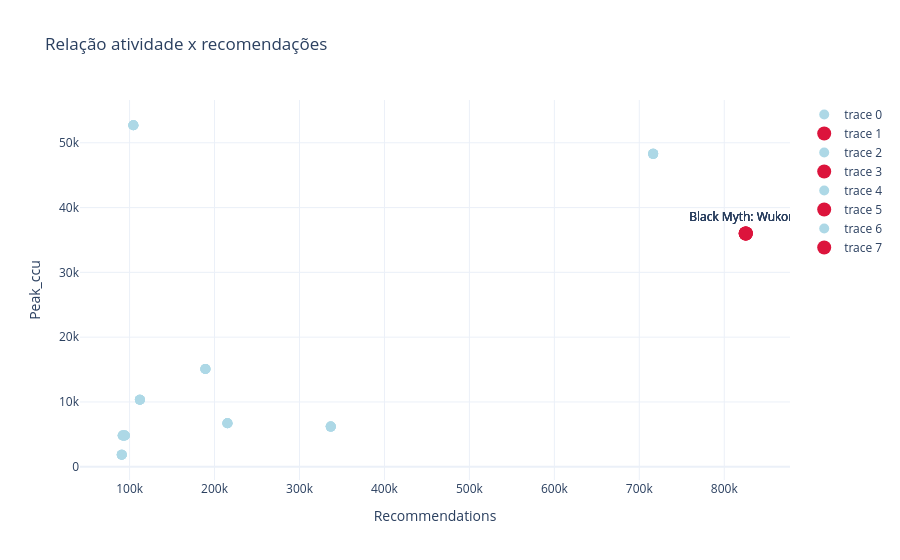

Here is the notebook cell this chart was saved with:
### Code cell
idx_to_compare = 0
fig = go.Figure()

fig.add_trace(go.Scatter(
    x=x,
    y=y,
    mode='markers',
    marker=dict(size=10, color='lightblue'),
    text=names
))

fig.add_trace(go.Scatter(
    x=[x[idx_to_compare]],
    y=[y[idx_to_compare]],
    mode='markers+text',
    marker=dict(size=14, color='crimson', symbol='circle'),
    textposition='top center',
    text=names[idx_to_compare]
))

fig.update_layout(
    title='Relação atividade x recomendações',
    xaxis_title='Recommendations',
    yaxis_title='Peak_ccu',
    template='plotly_white'
)

fig.show()

### Figure 1 — Plotly figure (JSON) as saved in the notebook; plotly's stock layout.template omitted (floating-point values rounded to 4 significant figures)
{"data": [{"marker": {"color": "lightblue", "size": 10}, "mode": "markers", "text": ["Black Myth: Wukong", "HELLDIVERS™ 2", "Dying Light", "Sons Of The Forest", "Satisfactory", "Warhammer 40,000: Space Marine 2", "Path of Exile 2", "FOR HONOR™", "V Rising", "Last Epoch"], "type": "scatter", "x": [825294, 716326, 336797, 215190, 189253, 112107, 104430, 94309, 91951, 90769], "y": [35990, 48290, 6198, 6723, 15097, 10334, 52708, 4821, 4834, 1851]}, {"marker": {"color": "crimson", "size": 14, "symbol": "circle"}, "mode": "markers+text", "text": "Black Myth: Wukong", "textposition": "top center", "type": "scatter", "x": [825294], "y": [35990]}, {"marker": {"color": "lightblue", "size": 10}, "mode": "markers", "text": ["Black Myth: Wukong", "HELLDIVERS™ 2", "Dying Light", "Sons Of The Forest", "Satisfactory", "Warhammer 40,000: Space Marine 2", "Path of Exile 2", "FOR HONOR™", "V Rising", "Last Epoch"], "type": "scatter", "x": [825294, 716326, 336797, 215190, 189253, 112107, 104430, 94309, 91951, 90769], "y": [35990, 48290, 6198, 6723, 15097, 10334, 52708, 4821, 4834, 1851]}, {"marker": {"color": "crimson", "size": 14, "symbol": "circle"}, "mode": "markers+text", "text": "Black Myth: Wukong", "textposition": "top center", "type": "scatter", "x": [825294], "y": [35990]}, {"marker": {"color": "lightblue", "size": 10}, "mode": "markers", "text": ["Black Myth: Wukong", "HELLDIVERS™ 2", "Dying Light", "Sons Of The Forest", "Satisfactory", "Warhammer 40,000: Space Marine 2", "Path of Exile 2", "FOR HONOR™", "V Rising", "Last Epoch"], "type": "scatter", "x": [825294, 716326, 336797, 215190, 189253, 112107, 104430, 94309, 91951, 90769], "y": [35990, 48290, 6198, 6723, 15097, 10334, 52708, 4821, 4834, 1851]}, {"marker": {"color": "crimson", "size": 14, "symbol": "circle"}, "mode": "markers+text", "text": "Black Myth: Wukong", "textposition": "top center", "type": "scatter", "x": [825294], "y": [35990]}, {"marker": {"color": "lightblue", "size": 10}, "mode": "markers", "text": ["Black Myth: Wukong", "HELLDIVERS™ 2", "Dying Light", "Sons Of The Forest", "Satisfactory", "Warhammer 40,000: Space Marine 2", "Path of Exile 2", "FOR HONOR™", "V Rising", "Last Epoch"], "type": "scatter", "x": [825294, 716326, 336797, 215190, 189253, 112107, 104430, 94309, 91951, 90769], "y": [35990, 48290, 6198, 6723, 15097, 10334, 52708, 4821, 4834, 1851]}, {"marker": {"color": "crimson", "size": 14, "symbol": "circle"}, "mode": "markers+text", "text": "Black Myth: Wukong", "textposition": "top center", "type": "scatter", "x": [825294], "y": [35990]}], "layout": {"autosize": true, "title": {"text": "Relação atividade x recomendações"}, "xaxis": {"autorange": true, "range": [44940.0, 872900.0], "title": {"text": "Recommendations"}, "type": "linear"}, "yaxis": {"autorange": true, "range": [-3337.0, 57900.0], "title": {"text": "Peak_ccu"}, "type": "linear"}}}
